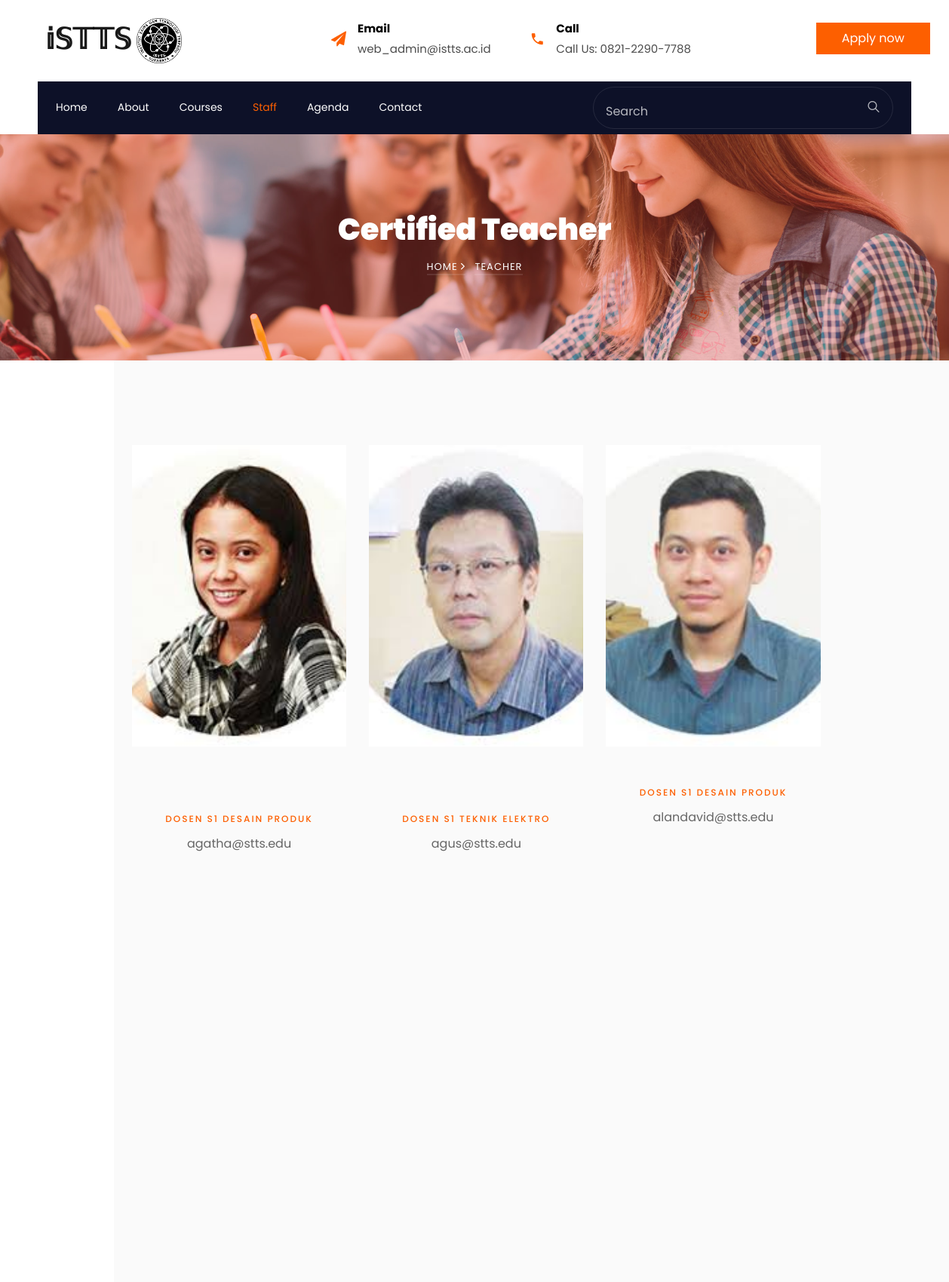
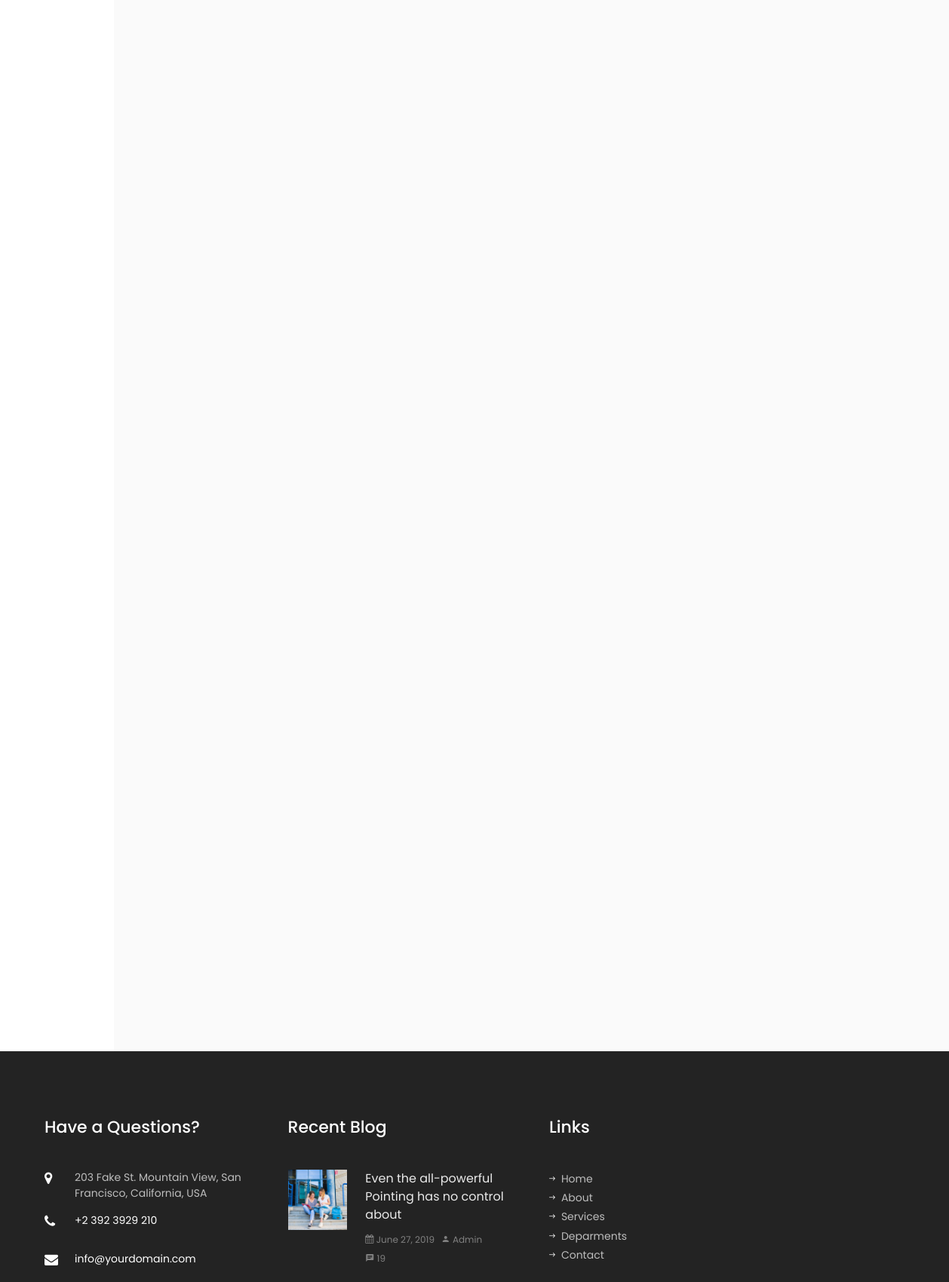
Page /teacher.php (upper part) on the committed database (2 pictures, top to bottom).
### tables this page shows
CREATE TABLE `dosen` (
  `dosen_id` int(11) NOT NULL,
  `dosen_nama` varchar(255) NOT NULL,
  `dosen_email` varchar(255) DEFAULT '1',
  `dosen_jabatan` varchar(255) NOT NULL,
  `dosen_gambar` varchar(255) NOT NULL,
  `dosen_makul` varchar(255) NOT NULL
);

### teacher.php (the view, shortened to what this page needs)
<!DOCTYPE html>
<html lang="en">
  <head>
    <link rel="stylesheet" href="css/open-iconic-bootstrap.min.css">
    <link rel="stylesheet" href="css/animate.css">
    <link rel="stylesheet" href="css/owl.carousel.min.css">
    <link rel="stylesheet" href="css/owl.theme.default.min.css">
    <link rel="stylesheet" href="css/magnific-popup.css">
    <link rel="stylesheet" href="css/aos.css">
    <link rel="stylesheet" href="css/ionicons.min.css">
    <link rel="stylesheet" href="css/flaticon.css">
    <link rel="stylesheet" href="css/icomoon.css">
    <link rel="stylesheet" href="css/style.css">
  </head>
  <body>
	  <?php
    include("topnavbar.php");
		include("title.php");
		include("connect.php");
		$dosen=mysqli_query($conn,"SELECT * from dosen");
	  ?>
    <section class="ftco-section bg-light" style="margin-left:12%">
			<div class="container-fluid px-4">
				<div class="row">
					<?php
						foreach ($dosen as $key => $value) {
							echo "
							<div class='col-md-6 col-lg-3 ftco-animate' onclick='muncul($value[dosen_id])'>
								<div class='staff'>
									<div class='img-wrap d-flex align-items-stretch'>
										<div class='img align-self-stretch' style='background-image: url($value[dosen_gambar]);'></div>
									</div>
									<div class='text pt-3 text-center'>
										<h3>$value[dosen_nama]</h3>
										<span class='position mb-2'>$value[dosen_jabatan]</span>
										<div class='faded'>
											<p>$value[dosen_email]</p>
											<ul class='ftco-social text-center'>
												<li class='ftco-animate'><a href='#'><span class='icon-twitter'></span></a></li>
												<li class='ftco-animate'><a href='#'><span class='icon-facebook'></span></a></li>
												<li class='ftco-animate'><a href='#'><span class='icon-google-plus'></span></a></li>
												<li class='ftco-animate'><a href='#'><span class='icon-instagram'></span></a></li>
											</ul>
										</div>
									</div>
								</div>
							</div>";
						}
					?>
				</div>
			</div>
	</section>
    <footer class="ftco-footer ftco-bg-dark ftco-section">
      <div class="container">
        <div class="row mb-5">
          <div class="col-md-6 col-lg-3">
            <div class="ftco-footer-widget mb-5">
            	<h2 class="ftco-heading-2">Have a Questions?</h2>
            	<div class="block-23 mb-3">
	              <ul>
	                <li><span class="icon icon-map-marker"></span><span class="text">203 Fake St. Mountain View, San Francisco, California, USA</span></li>
	                <li><a href="#"><span class="icon icon-phone"></span><span class="text">+2 392 3929 210</span></a></li>
	                <li><a href="#"><span class="icon icon-envelope"></span><span class="text">info@yourdomain.com</span></a></li>
	              </ul>
	            </div>
            </div>
          </div>
          <div class="col-md-6 col-lg-3">
            <div class="ftco-footer-widget mb-5">
              <h2 class="ftco-heading-2">Recent Blog</h2>
              <div class="block-21 mb-4 d-flex">
                <a class="blog-img mr-4" style="background-image: url(images/image_1.jpg);"></a>
                <div class="text">
                  <h3 class="heading"><a href="#">Even the all-powerful Pointing has no control about</a></h3>
                  <div class="meta">
                    <div><a href="#"><span class="icon-calendar"></span> June 27, 2019</a></div>
                    <div><a href="#"><span class="icon-person"></span> Admin</a></div>
                    <div><a href="#"><span class="icon-chat"></span> 19</a></div>
                  </div>
                </div>
              </div>
            </div>
          </div>
          <div class="col-md-6 col-lg-3">
            <div class="ftco-footer-widget mb-5 ml-md-4">
              <h2 class="ftco-heading-2">Links</h2>
              <ul class="list-unstyled">
                <li><a href="#"><span class="ion-ios-arrow-round-forward mr-2"></span>Home</a></li>
                <li><a href="#"><span class="ion-ios-arrow-round-forward mr-2"></span>About</a></li>
                <li><a href="#"><span class="ion-ios-arrow-round-forward mr-2"></span>Services</a></li>
                <li><a href="#"><span class="ion-ios-arrow-round-forward mr-2"></span>Deparments</a></li>
                <li><a href="#"><span class="ion-ios-arrow-round-forward mr-2"></span>Contact</a></li>
              </ul>
            </div>
          </div>
        </div>
      </div>
    </footer>
  </body>
</html>

### topnavbar.php (shortened to what this page needs)
  <div class="bg-top navbar-light">
   	<div class="container">
   		<div class="row no-gutters d-flex align-items-center align-items-stretch">
   			<div class="col-md-4 d-flex align-items-center py-4">
   				<a class="navbar-brand" href="index.html">𝕚𝕊𝕋𝕋𝕊  <img src="images/logo.png" width=60px height=60px;></a>
   			</div>
    		<div class="col-lg-8 d-block">
	    		<div class="row d-flex">
				    <div class="col-md d-flex topper align-items-center align-items-stretch py-md-4">
				    	<div class="icon d-flex justify-content-center align-items-center"><span class="icon-paper-plane"></span></div>
				    	<div class="text">
				    		<span>Email</span>
					    	<span>web_admin@istts.ac.id</span>
					    </div>
				    </div>
				    <div class="col-md d-flex topper align-items-center align-items-stretch py-md-4">
				    	<div class="icon d-flex justify-content-center align-items-center"><span class="icon-phone2"></span></div>
					    <div class="text">
					    	<span>Call</span>
					    	<span>Call Us: 0821-2290-7788</span>
					    </div>
				    </div>
				    <div class="col-md topper d-flex align-items-center justify-content-end">
				    	<p class="mb-0">
				    		<a href="#" class="btn py-2 px-3 btn-primary d-flex align-items-center justify-content-center">
				    			<span>Apply now</span>
				    		</a>
				    	</p>
				    </div>
			    </div>
		    </div>
	    </div>
	  </div>
   </div>
<nav class="navbar navbar-expand-lg navbar-dark bg-dark ftco-navbar-light" id="ftco-navbar" style="position:sticky;top:0px">
    <div class="container d-flex align-items-center px-4">
      <form action="#" class="searchform order-lg-last">
         <div class="form-group d-flex">
           <input type="text" class="form-control pl-3" placeholder="Search">
           <button type="submit" placeholder="" class="form-control search"><span class="ion-ios-search"></span></button>
         </div>
       </form>
      <div class="collapse navbar-collapse" id="ftco-nav sticky">
        <ul class="navbar-nav mr-auto">
        	<li class="nav-item" id="index"><a href="index.php" class="nav-link pl-0">Home</a></li>
        	<li class="nav-item" id="about"><a href="about.php" class="nav-link">About</a></li>
        	<li class="nav-item" id="courses"><a href="courses.php" class="nav-link">Courses</a></li>
        	<li class="nav-item" id="teacher"><a href="teacher.php" class="nav-link">Staff</a></li>
        	<li class="nav-item" id="agenda"><a href="blog.php" class="nav-link">Agenda</a></li>
          <li class="nav-item" id="contact"><a href="contact.php" class="nav-link">Contact</a></li>
        </ul>
      </div>
    </div>
  </nav>

### title.php
<section class="hero-wrap hero-wrap-2" style="background-image: url('images/bg_1.jpg');">
      <div class="overlay"></div>
      <div class="container">
        <div class="row no-gutters slider-text align-items-center justify-content-center">
          <div class="col-md-9 ftco-animate text-center">
            <h1 class="mb-2 bread" id="title"></h1>
            <p class="breadcrumbs"><span class="mr-2"><a href="index.html">Home <i class="ion-ios-arrow-forward"></i></a></span > <span id="title2"><i class="ion-ios-arrow-forward"></i></span></p>
          </div>
        </div>
      </div>
    </section>

### css/icomoon.css (style rules this page uses)
[class^="icon-"], [class*=" icon-"] { font-family: 'icomoon' !important; speak: none; font-style: normal; font-weight: normal; font-variant: normal; text-transform: none; line-height: 1; -webkit-font-smoothing: antialiased; -moz-osx-font-smoothing: grayscale; }
.icon-map-marker:before { content: "\f041"; }
.icon-calendar:before { content: "\f073"; }
.icon-phone:before { content: "\f095"; }
.icon-envelope:before { content: "\f0e0"; }
.icon-paper-plane:before { content: "\f1d8"; }
.icon-phone2:before { content: "\e0cd"; }
.icon-chat:before { content: "\e0b7"; }
.icon-person:before { content: "\e7fd"; }

### rows in the picture
dosen: dosen_gambar (picture), dosen_jabatan "DOSEN S1 DESAIN PRODUK", dosen_email "agatha@stts.edu"
dosen: dosen_gambar (picture), dosen_jabatan "DOSEN S1 TEKNIK ELEKTRO", dosen_email "agus@stts.edu"
dosen: dosen_gambar (picture), dosen_jabatan "DOSEN S1 DESAIN PRODUK", dosen_email "alandavid@stts.edu"
